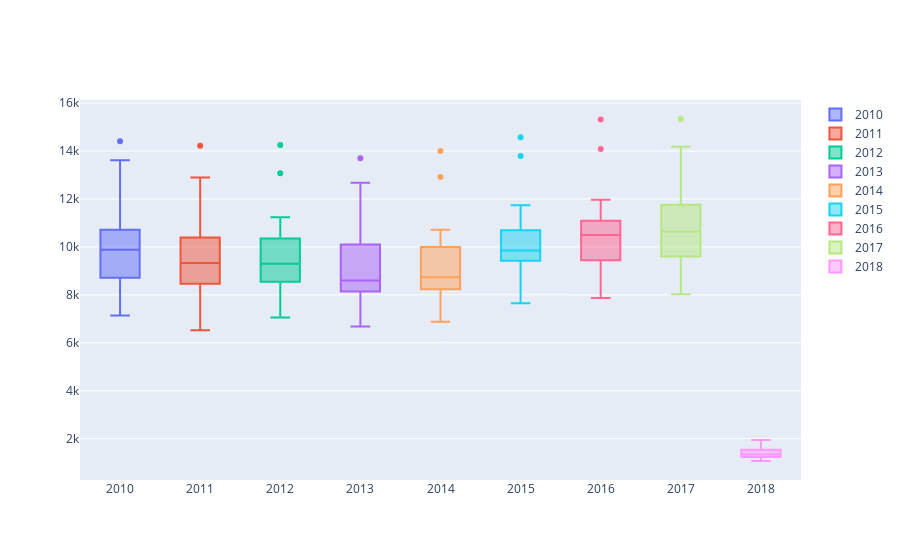

The notebook cell this image was saved under:
### Code cell
#box график статистики всех преступлений в распределении по годам.
data = []
for year in df3.index:
    data.append(go.Box(y=df3.loc[year], name = year))   
offline.iplot(data, show_link = False)
